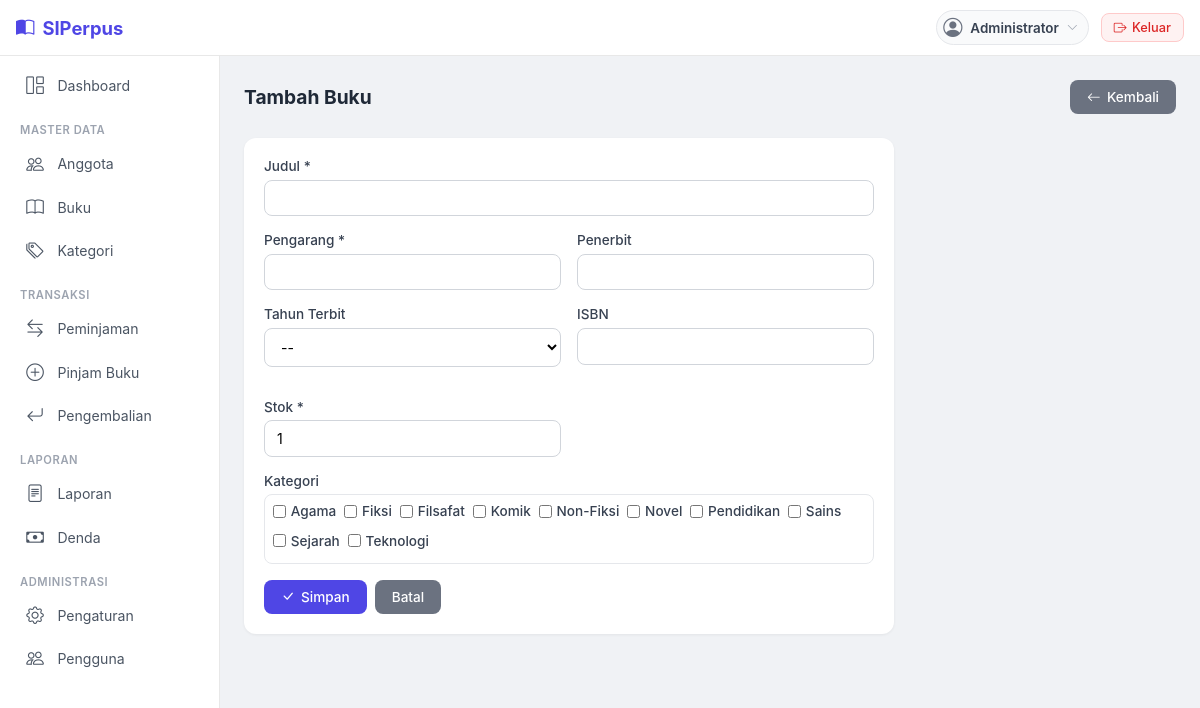
Page /buku/tambah.php (signed in) on the committed database.
### tables this page shows
CREATE TABLE kategori (
    id_kategori INT AUTO_INCREMENT PRIMARY KEY,
    nama_kategori VARCHAR(100) NOT NULL UNIQUE,
    created_at TIMESTAMP DEFAULT CURRENT_TIMESTAMP
);

### buku/tambah.php (the view, shortened to what this page needs)
<?php
$db = getConnection();
$kategori_list = $db->query("SELECT * FROM kategori ORDER BY nama_kategori")->fetchAll();
require_once __DIR__ . '/../includes/header.php';
?>
<div class="page-header">
    <h4><i class="bi bi-book-plus"></i> Tambah Buku</h4>
    <a href="index.php" class="btn btn-secondary"><i class="bi bi-arrow-left"></i> Kembali</a>
</div>
<div class="card-simple" style="max-width:650px;">
    <div class="card-body">
        <form method="POST">
            <div class="form-group">
                <label>Judul <span class="text-danger">*</span></label>
                <input type="text" name="judul" class="form-control" required>
            </div>
            <div class="form-row">
                <div class="form-group">
                    <label>Pengarang <span class="text-danger">*</span></label>
                    <input type="text" name="pengarang" class="form-control" required>
                </div>
                <div class="form-group">
                    <label>Penerbit</label>
                    <input type="text" name="penerbit" class="form-control">
                </div>
            </div>
            <div class="form-row">
                <div class="form-group">
                    <label>Tahun Terbit</label>
                    <select name="tahun_terbit" class="form-select">
                        <option value="">--</option>
                    </select>
                </div>
                <div class="form-group">
                    <label>ISBN</label>
                    <input type="text" name="isbn" class="form-control">
                </div>
                <div class="form-group">
                    <label>Stok <span class="text-danger">*</span></label>
                    <input type="number" name="stok" class="form-control" value="1" min="0" required>
                </div>
            </div>
            <div class="form-group">
                <label>Kategori</label>
                <div class="checkbox-grid">
                    <?php foreach ($kategori_list as $k): ?>
                    <label><input type="checkbox" name="kategori[]" value="<?= $k['id_kategori'] ?>"> <?= htmlspecialchars($k['nama_kategori']) ?></label>
                    <?php endforeach; ?>
                </div>
            </div>
            <div style="display:flex;gap:0.5rem;">
                <button type="submit" class="btn btn-primary"><i class="bi bi-check-lg"></i> Simpan</button>
                <a href="index.php" class="btn btn-secondary">Batal</a>
            </div>
        </form>
    </div>
</div>
<?php require_once __DIR__ . '/../includes/footer.php'; ?>

### assets/css/style.css (style rules this page uses)
* { margin: 0; padding: 0; box-sizing: border-box; }
body { font-family: -apple-system, BlinkMacSystemFont, 'Segoe UI', Roboto, Oxygen, Ubuntu, sans-serif; background: #f0f2f5; color: #1a1a2e; }
.page-header { margin-bottom: 1.5rem; display: flex; flex-wrap: wrap; align-items: center; justify-content: space-between; gap: 0.75rem; }
.page-header h4 { font-size: 1.2rem; font-weight: 700; color: #1f2937; margin: 0; }
.card-simple { background: #fff; border-radius: 12px; box-shadow: 0 1px 3px rgba(0,0,0,0.06); overflow: hidden; }
.card-simple .card-body { padding: 1.25rem; }
.form-group { margin-bottom: 1rem; }
.form-group label { display: block; font-size: 0.85rem; font-weight: 500; color: #374151; margin-bottom: 0.35rem; }
.form-control, .form-select { width: 100%; padding: 0.55rem 0.75rem; font-size: 0.88rem; border: 1px solid #d1d5db; border-radius: 8px; outline: none; transition: border-color 0.15s; background: #fff; font-family: inherit; }
.btn { display: inline-flex; align-items: center; gap: 0.4rem; padding: 0.5rem 1rem; font-size: 0.85rem; font-weight: 500; border-radius: 8px; border: 1px solid transparent; cursor: pointer; text-decoration: none; transition: all 0.15s; font-family: inherit; }
.btn-primary { background: #4f46e5; color: #fff; }
.btn-secondary { background: #6b7280; color: #fff; }
.form-row { display: grid; grid-template-columns: repeat(auto-fit, minmax(200px, 1fr)); gap: 1rem; }
.checkbox-grid { display: flex; flex-wrap: wrap; gap: 0.5rem; padding: 0.5rem; border: 1px solid #e5e7eb; border-radius: 8px; max-height: 130px; overflow-y: auto; }
.checkbox-grid label { display: inline-flex; align-items: center; gap: 0.3rem; font-size: 0.85rem; cursor: pointer; }

### rows in the picture
kategori: nama_kategori "Agama"
kategori: nama_kategori "Fiksi"
kategori: nama_kategori "Filsafat"
kategori: nama_kategori "Komik"
kategori: nama_kategori "Non-Fiksi"
kategori: nama_kategori "Novel"
kategori: nama_kategori "Pendidikan"
kategori: nama_kategori "Sains"
kategori: nama_kategori "Sejarah"
kategori: nama_kategori "Teknologi"

### other values in the picture
$user['nama_lengkap'] "Administrator"
